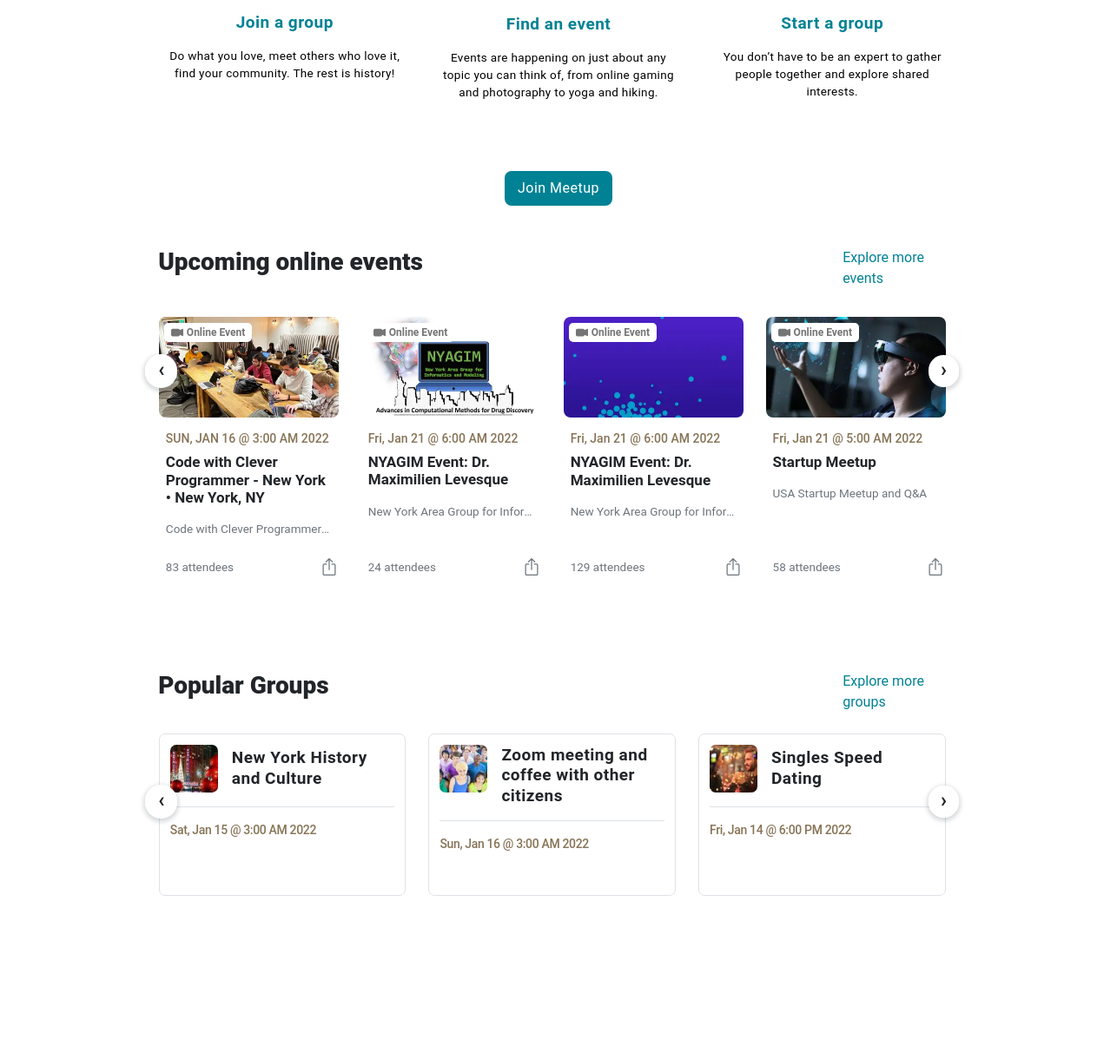
/trangchu.php (middle part), run on an earlier commit of the app's database.
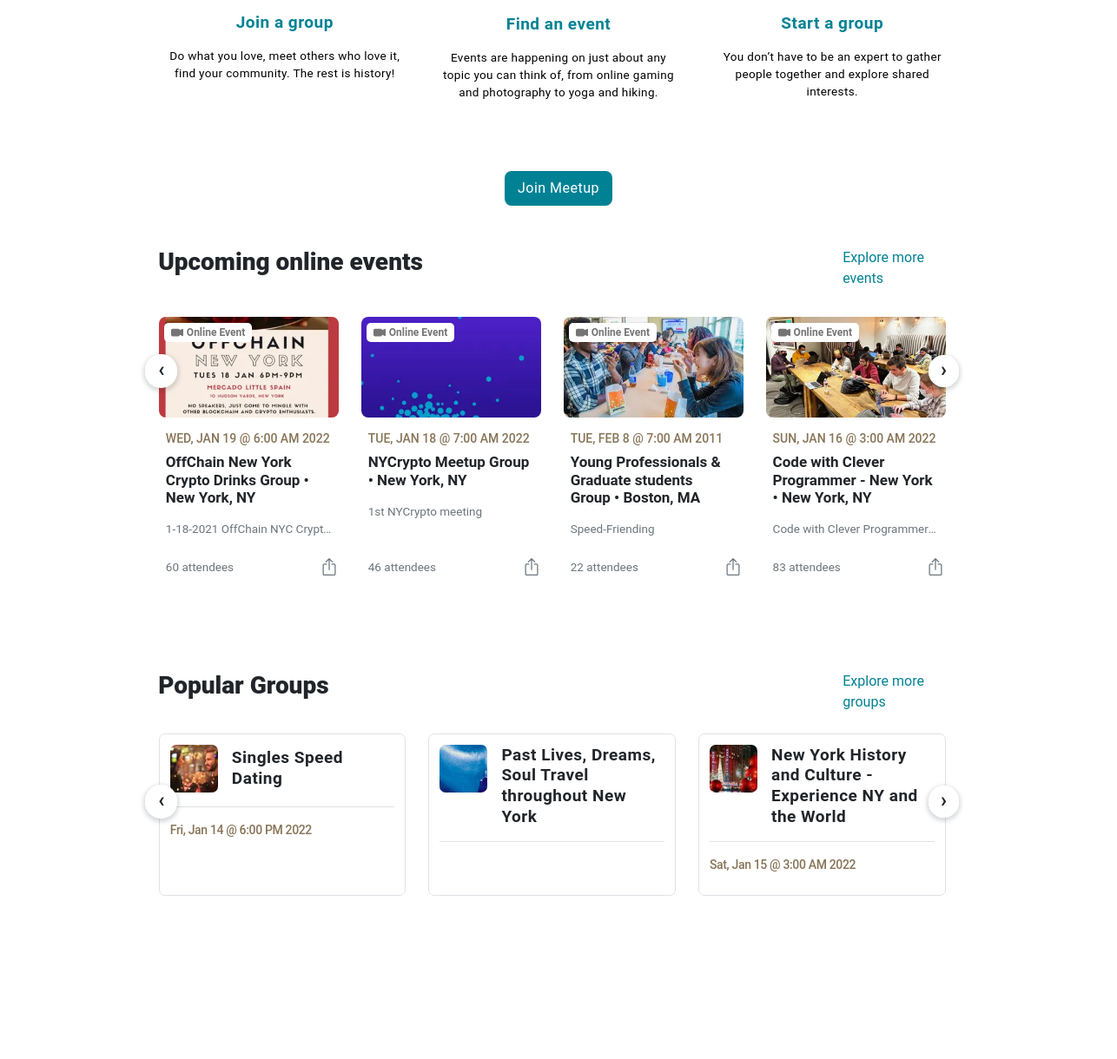
And on a later commit of the database.
### tables this page shows
CREATE TABLE `tb_event` (
  `id` int(11) NOT NULL,
  `name` varchar(500) DEFAULT NULL,
  `thoigian` varchar(100) DEFAULT NULL,
  `content` varchar(500) DEFAULT NULL,
  `atten` int(11) DEFAULT NULL,
  `img_name` varchar(100) DEFAULT NULL
);

CREATE TABLE `tb_group` (
  `id_gr` int(11) NOT NULL,
  `name_gr` varchar(500) DEFAULT NULL,
  `time` varchar(100) DEFAULT NULL,
  `location` varchar(50) NOT NULL,
  `content_gr` varchar(500) DEFAULT NULL,
  `members` int(11) NOT NULL,
  `mode` varchar(20) NOT NULL,
  `img_gr` varchar(50) DEFAULT NULL
);

### trangchu.php (the view, shortened to what this page needs)
<?php include('config/database.php');
?>
<!DOCTYPE html>
<html lang="en">
<head>
    <link rel="stylesheet" href="https://cdn.jsdelivr.net/npm/bootstrap-icons@1.7.2/font/bootstrap-icons.css">
    <link href="https://cdn.jsdelivr.net/npm/bootstrap@5.1.3/dist/css/bootstrap.min.css" rel="stylesheet"
>
    <link rel="stylesheet" href="https://cdnjs.cloudflare.com/ajax/libs/OwlCarousel2/2.3.4/assets/owl.carousel.min.css"
 />
    <link rel="stylesheet"
        href="https://cdnjs.cloudflare.com/ajax/libs/OwlCarousel2/2.3.4/assets/owl.theme.default.min.css"
 />
    <link rel="stylesheet" href="css/css.css">
</head>
<body>
    <main class="pt-5 px-5" style="">
        <div class="container">
            <div class="ivents mt-5 pt-4">
                <div class="main_featured row text-center">
                    <div class="col-md px-4">
                        <figure class="figure">
                            <h5 class="fw-bold mt-2"><a href="">Join a group </a> </h5>
                            <figcaption class="figure-caption mt-3">Do what you love, meet others who love it, find your
                                community. The rest is history!</figcaption>
                        </figure>
                    </div>
                    <div class="col-md pt-2 px-4">
                        <figure class="figure">
                            <h5 class="fw-bold mt-2"><a href="">Find an event</a> </h5>
                            <figcaption class="figure-caption mt-3 ">Events are happening on just about any topic you
                                can think of, from online gaming and photography to yoga and hiking.</figcaption>
                        </figure>
                    </div>
                    <div class="col-md px-4">
                        <figure class="figure">
                            <h5 class="fw-bold mt-2"><a href="">Start a group</a></h5>
                            <figcaption class="figure-caption mt-3 ">You don’t have to be an expert to gather people
                                together and explore shared interests.</figcaption>
                        </figure>
                    </div>
                </div>
            </div>
            <div class="join text-center mt-5 pt-3 mb-5">
                <a href="#"><button>Join Meetup</button></a>
            </div>
            <div class="groups">
                <div class="d-flex mb-3">
                    <div class="col-md-10">
                        <h3 class="d-inline" style="font-weight:850">Upcoming online events</h3>
                    </div>
                    <div class="col-md" style="padding-left:20px ">
                        <a href="" class="d-inline" style="color: #008294;">Explore more events</a>
                    </div>
                </div>
                <div class="container p-0">
                    <div class="owl-carousel carousel1" style="height:400px;">
                        <?php
                                $sql2 = "SELECT * FROM tb_event ORDER BY thoigian DESC LIMIT 8";
                                $res2 = mysqli_query($conn, $sql2);
                                $count2 = mysqli_num_rows($res2);
                                if($count2>0)
                                {
                                    while($row=mysqli_fetch_assoc($res2))
                                    {
                            ?>
                        <div class="item" style=" height: 350px;">
                            <div class="col">
                                <a href="#" class="text-decoration-none">
                                    <div class="card-body pe-3 ps-0">
                                        <img src="image/<?php echo $row['img_name']; ?>" style="border-radius: 8px;"
                                            alt="">
                                        <div class="online_event px-2">
                                            <p class="mb-0 ms-1 fw-bold"
                                                style="font-size:12px;color:#757575;margin-top:-2px">Online Event </p>
                                        </div>
                                        <div style="height:130px" class="px-2">
                                            <h5 class="mt-3" style="font-size: 14px;color: #877457;">
                                                <?php echo $row['thoigian']; ?></h5>
                                            <h6 class=" fw-bold link-dark" style="font-size: 17px;">
                                                <?php echo $row['content']; ?></h6>
                                            <p class="text-muted text-truncate mt-3" style="font-size: 13.5px;">
                                                <?php echo $row['name']; ?>
                                            </p>
                                        </div>
                                    </div>
                                    <div class="d-flex">
                                        <span class="col-md-10 px-2 text-muted"
                                            style="font-size:13.5px"><?php echo $row['atten']; ?> attendees</span>
                                    </div>
                                </a>
                            </div>
                        </div>
                        <?php
                                }
                            }
                            ?>
                    </div>
                </div>
            </div>
            <div class="groups mt-4" style="margin-bottom:150px; height:300px">
                <div class="d-flex mb-4">
                    <div class="col-md-10">
                        <h3 class="d-inline"style="font-weight:850">Popular Groups</h3>
                    </div>
                    <div class="col-md" style="padding-left:20px ">
                        <a href="" class="d-inline" style="color: #008294;">Explore more groups</a>
                    </div>
                </div>
                <div class="container p-0">
                    <div class="owl-carousel carousel2">
                        <?php
                            $sql = "SELECT * FROM tb_group ORDER BY members DESC LIMIT 6";
                            $res = mysqli_query($conn, $sql);
                            $count = mysqli_num_rows($res);
                            if($count>0)
                            {
                                while($row=mysqli_fetch_assoc($res))
                                {
                        ?>
                        <div class="item">
                            <div class="col p-0 border me-3">
                                <div class="group_card " style="padding: 12px;">
                                    <a href="" class="text-decoration-none">
                                        <div class="d-flex items-center border-bottom pb-3">
                                            <div class=" me-3">
                                                <img src="image/<?php echo $row['img_gr']?>" alt=""
                                                    style="height:55px ;width:55px; border-radius:7px">
                                            </div>
                                            <h5 class="m-auto ms-0 fw-bold link-dark" >
                                                <?php echo $row['name_gr']?>
                                            </h5>
                                        </div>
                                    </a>
                                    <a href="" class="text-decoration-none">
                                        <div class="mt-3">
                                            <p class="mb-2"><?php echo $row['time']?></p>
                                        </div>
                                    </a>
                                </div>
                            </div>
                        </div>
                        <?php
                                    }
                                }
                            ?>
                    </div>
                </div>
            </div>
        </div>
    </main>
</body>
</html>

### css/css.css (style rules this page uses)
html, body { font-family: Roboto,Helvetica Neue,Arial,Noto Sans,sans-serif,Apple Color Emoji,Segoe UI Emoji,Segoe UI Symbol,Noto Color Emoji;; }
main { margin-left: 9.5%; margin-right: 9.5%; }
.ivents a { letter-spacing: 0.5px; font-size: 19px; color: #008294; text-decoration: none; }
.figure-caption { font-size: 13.5px; letter-spacing: 0.35px; color: black; }
.join button { color: white; padding: 8px 15px 8px 15px; background: #008294; border: 0px; letter-spacing: 0.5px; border-radius: 8px; }
.group_card p { color:#877457 ; font-size: 14px; letter-spacing: -.025em; line-height: 1.25rem; font-weight: 500; }
.group_card h5 { font-size: 19px; font-weight: 600; letter-spacing: 0.5px; line-height: 1.25em; }
.groups .col { height: 187px; border-radius: 7px; }
.col-md a { text-decoration: none; }
.online_event { background:#fff; position: absolute; top:23px; left: 6px; display: flex; padding-top: 4px; padding-bottom: 2px; border-radius: 5px; justify-content: center; }

What changed in the data, as far as the page shows it:
removed tb_event: img_name (picture), thoigian "Fri, Jan 21 @ 6:00 AM 2022", content "NYAGIM Event: Dr. Maximilien Levesque", name "New York Area Group for Infor…", atten "24"
removed tb_event: img_name (picture), thoigian "Fri, Jan 21 @ 6:00 AM 2022", content "NYAGIM Event: Dr. Maximilien Levesque", name "New York Area Group for Infor…", atten "129"
removed tb_event: img_name (picture), thoigian "Fri, Jan 21 @ 5:00 AM 2022", content "Startup Meetup", name "USA Startup Meetup and Q&A", atten "58"
removed tb_group: img_gr (picture), name_gr "New York History and Culture", time "Sat, Jan 15 @ 3:00 AM 2022"
removed tb_group: img_gr (picture), name_gr "Zoom meeting and coffee with other citizens", time "Sun, Jan 16 @ 3:00 AM 2022"
added tb_event: img_name (picture), thoigian "WED, JAN 19 @ 6:00 AM 2022", content "OffChain New York Crypto Drinks Group • New York, NY", name "1-18-2021 OffChain NYC Crypt…", atten "60"
added tb_event: img_name (picture), thoigian "TUE, JAN 18 @ 7:00 AM 2022", content "NYCrypto Meetup Group • New York, NY", name "1st NYCrypto meeting", atten "46"
added tb_event: img_name (picture), thoigian "TUE, FEB 8 @ 7:00 AM 2011", content "Young Professionals & Graduate students Group • Boston, MA", name "Speed-Friending", atten "22"
added tb_group: img_gr (picture), name_gr "Past Lives, Dreams, Soul Travel throughout New York"
added tb_group: img_gr (picture), name_gr "New York History and Culture - Experience NY and the World", time "Sat, Jan 15 @ 3:00 AM 2022"
